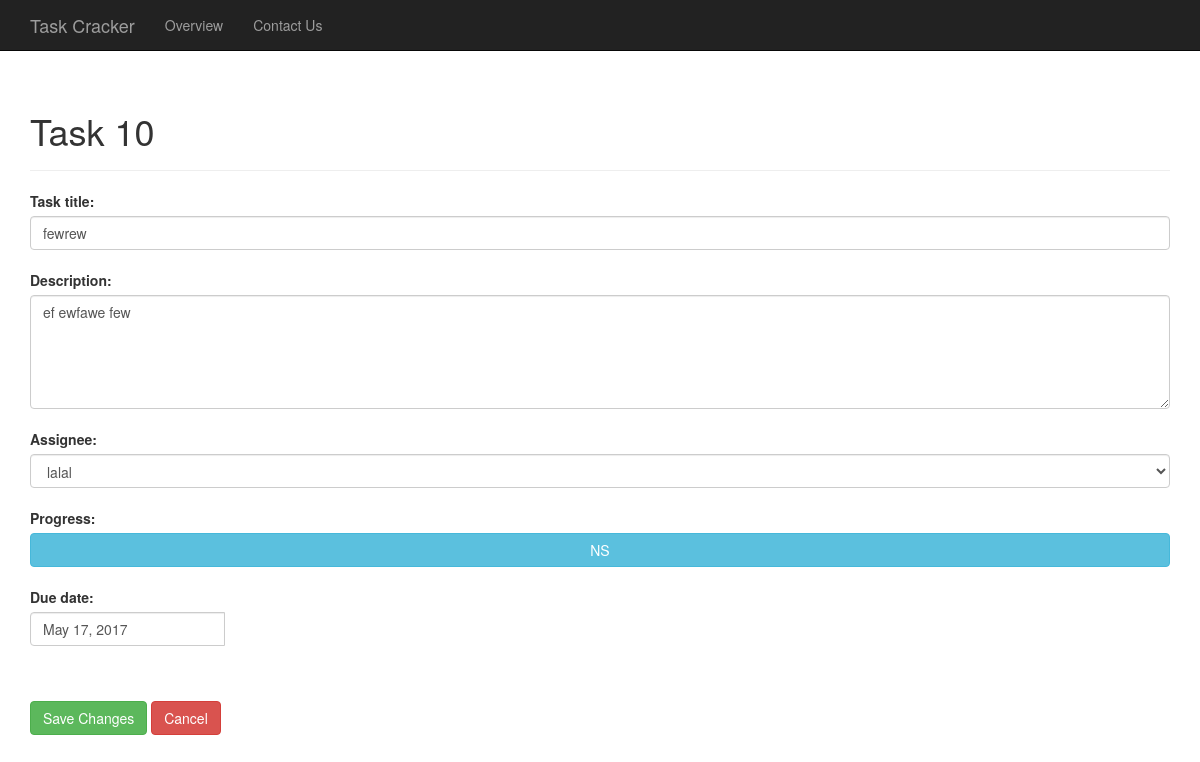
Screenshot of /task/10/ with the database file from the repository.
### task/models.py (models this page shows, shortened)
class Task(models.Model):
    NOTSTARTED = 'Not Started'
    INPROGRESS = 'In Progress'
    FINISHED = 'Finished'
    PROGRESS_CHOICES = (
        (NOTSTARTED, 'Not Started'),
        (INPROGRESS, 'In Progress'),
        (FINISHED, 'Finished'),
    )
    progress = models.CharField(
        max_length=20,
        choices=PROGRESS_CHOICES,
        default=NOTSTARTED,
    )
    assignee = models.CharField(max_length=250)
    title = models.CharField(max_length=250)
    description = models.TextField()
    deadline = models.DateField()
    created_date = models.DateTimeField(
        blank=True, null=True)

### task/views.py (the view)
# urls.py: url(r'^(?P<task_id>[0-9]+)/$', views.detail, name='detail'),
def detail(request, task_id):
    task = Task.objects.get(pk=task_id)
    context = {
        'task':task,
    }
    return render(request,'task/detail.html',context)

### task/templates/task/detail.html (shortened to what this page needs)
<!DOCTYPE html>
<html lang="en">
<head>
    <link rel="stylesheet" href="https://maxcdn.bootstrapcdn.com/bootstrap/3.3.7/css/bootstrap.min.css">
    <link rel="stylesheet" href="https://cdnjs.cloudflare.com/ajax/libs/bootstrap-datepicker/1.4.1/css/bootstrap-datepicker3.css"/>
</head>
{% if task %}
<body>
<nav class="navbar navbar-inverse navbar-static-top">
    <div class="container">
        <div class="navbar-header">
            <a class="navbar-brand" href="index.html">Task Cracker</a>
        </div>
        <ul class="nav navbar-nav">
            <li><a href="MainPage.html#TaskTable">Overview</a></li>
            <li><a href="About.html">Contact Us</a></li>
        </ul>
    </div>
</nav>
<div class="container" name="main_container">
    <div class="row">
        <div class="col-sm-12">
            <div class="page-header">
                <h1>Task {{ task.id }}</h1>
            </div>
            <div class="form-group">
                <label for="title">Task title: </label>
                <input type="text" class="form-control" id="title" value="{{ task.title }}" maxlength="166">
                <br>
                <label for="comment">Description:</label>
                <textarea class="form-control" rows="5" id="comment">{{ task.description }} </textarea>
                <br>
                <label for="sel1">Assignee:</label>
                <select class="form-control">
                    <option hidden>{{ task.assignee }}</option>
                </select>
                <br>
                <label class="control-label" for="date">Progress:</label>
                <div class="btn-group btn-group-justified">
                    <a href="#" class="btn btn-info">{{ task.progress }}</a>
                </div>
                <br>
                <label class="control-label" for="date">Due date:</label>
                <div class='input-group date' name="date">
                    <input class="form-control" id="date" name="date" value="{{ task.deadline }}" type="text"/>
                </div>
            </div>
            <br>
            <br>
            <div name="buttons">
                <a href="MainPage.html" class="btn btn-success" role="button">Save Changes</a>
                <a href="MainPage.html" class="btn btn-danger" role="button">Cancel</a>
            </div>
        </div>
    </div>
</div>
</body>
{% endif %}
</html>

### rows the page displays
Task: id "10", title "fewrew", description "ef ewfawe few", assignee "lalal", progress "NS", date "May 17, 2017"
